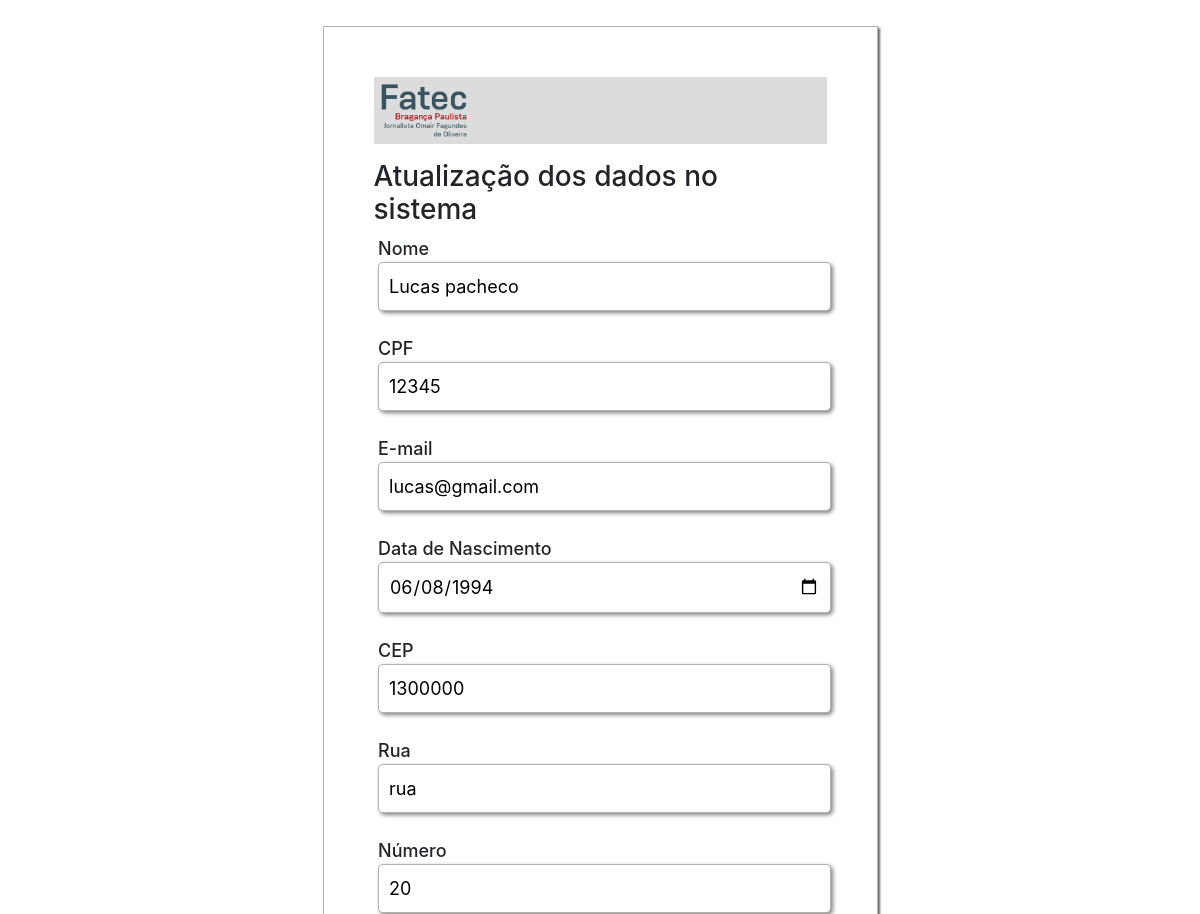
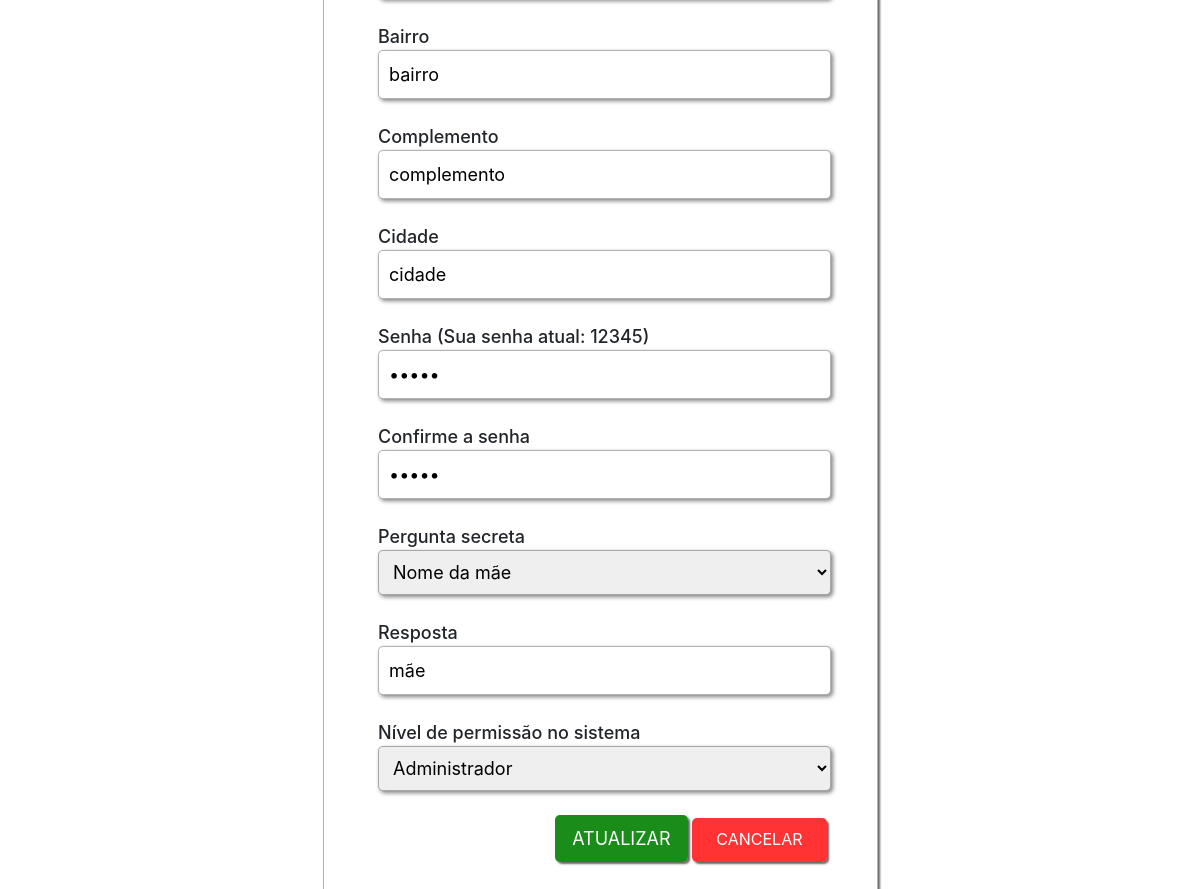
/php/usuario/editar.php (signed in), run on the app's committed database (2 pictures, top to bottom).
### tables this page shows
CREATE TABLE `usuario` (
  `cpf` varchar(45) NOT NULL,
  `senha` varchar(45) NOT NULL,
  `nome` varchar(45) NOT NULL,
  `email` varchar(80) NOT NULL,
  `data_nascimento` date NOT NULL,
  `cidade` varchar(45) NOT NULL,
  `bairro` varchar(45) NOT NULL,
  `rua` varchar(50) NOT NULL,
  `numero` tinyint(4) NOT NULL,
  `complemento` varchar(50) NOT NULL,
  `cep` varchar(45) NOT NULL,
  `pergunta` varchar(60) NOT NULL,
  `resposta` varchar(45) NOT NULL,
  `tipo` varchar(30) NOT NULL,
  `id_permissao` varchar(45) NOT NULL
);

### php/usuario/editar.php (the view, shortened to what this page needs)
<?php
include_once './../banco.php';
$id = '';
if (count($_GET) > 0) {
    $id = $_GET['id'];
}
else {
    $id = $_SESSION['id'];
}
$l = $pdo->query("SELECT * FROM usuario WHERE cpf = '{$id}'");
$listar = $l->fetch();
?>
<html>
    <head>
        <?php include_once './../../common/styles.php'; ?>
    </head>
    <body class="login">
        <div class="container">
            <div class="row">
                <div class="back col-md-12">
                <div class="form-register-user">
                    <div class="header-form">
                        <img src="./../../assets/img/logo-fatec.png" alt="logo">
                    </div>
                    <h3>Atualização dos dados no sistema</h3>
                    <form id="register-user" action="./funcoes-user.php?param=editar&id=<?php echo $id; ?>" method="POST">
                        <p class="titulos">Nome<input type="text" id="nome-usuario" name="nome" value="<?php echo $listar['nome']; ?>" required /></p><br />
                        <p class="titulos">CPF<input type="text" id="cpf" name="cpf" placeholder="Digite seu CPF" value="<?php echo $listar['cpf']; ?>" readonly  /></p><br />
                        <p class="titulos">E-mail<input type="email" id="email-novo-usuario" name="email" placeholder="nome@exemplo.com" value="<?php echo $listar['email']; ?>" /></p><br />
                        <p class="titulos">Data de Nascimento<input type="date" id="data" name="data" placeholder="00/00/0000" required value="<?php echo $listar['data_nascimento']; ?>" /></p><br />
                        <p class="titulos">CEP<input type="text" id="cep" name="cep" placeholder="Informe o seu CEP" required value="<?php echo $listar['cep']; ?>" /></p><br />
                        <p class="titulos">Rua<input type="text" id="rua" name="rua" placeholder="Informe o nome da sua Rua" value="<?php echo $listar['rua']; ?>" /></p><br />
                        <p class="titulos">Número<input type="number" id="numero" name="numero" placeholder="Informe o número" value="<?php echo $listar['numero']; ?>" /></p><br />
                        <p class="titulos">Bairro<input type="text" id="data" name="bairro" placeholder="Informe o seu bairro" value="<?php echo $listar['bairro']; ?>" /></p><br />
                        <p class="titulos">Complemento<input type="text" id="complemento" name="complemento" placeholder="Informe o complemento" value="<?php echo $listar['complemento']; ?>" /></p><br />
                        <p class="titulos">Cidade<input type="text" id="cidade" name="cidade" placeholder="Informe sua cidade" value="<?php echo $listar['cidade']; ?>" /></p><br />
                        <p class="titulos">Senha (Sua senha atual: <?php echo $listar['senha']; ?>)<input type="password" id="senha-novo-usuario" name="senha" placeholder="Digite sua senha" required value="<?php echo $listar['senha']; ?>"   /></p><br />
                        <p class="titulos">Confirme a senha<input type="password" id="confirma-senha" name="confirma-senha" placeholder="Digite sua senha" required value="<?php echo $listar['senha']; ?>" /></p><br />
                        <p class="titulos">Pergunta secreta<select id="register-options" name="pergunta" required >
                                <option value="<?php echo $listar['pergunta']; ?>"><?php echo $listar['pergunta']; ?></option>
                            </select></p><br />
                        <p class="titulos">Resposta<input type="text" id="nova-resposta-secreta" name="resposta" placeholder="Resposta para a pergunta secreta" required  value="<?php echo $listar['resposta']; ?>" /></p><br />
                        <p class="titulos">Nível de permissão no sistema<select id="permissao" name="nivel">
                                <option class="opt1" value="<?php echo $listar['tipo']; ?>"><?php echo $listar['tipo']; ?></option>
                            </select></p><br />
                        <input type="submit" id="cadastrar" name="fazer-cadastro" value="Atualizar" />
                        <a href="<?php echo SITEBASE; ?>" id="cancelar">Cancelar</a>
                    </form>
                </div>
            </div>
        </div>
    </body>
</html>

### assets/css/styles.css (style rules this page uses)
.container .form-login .titulos, .container .form-register-user .titulos { width: 100%; }
.form-register-user { display: block; width: 50%; margin: auto; padding: 50px; border: solid 1px rgba(0,0,0,0.3); margin-top: 50px; margin-bottom: 50px; background: #fff; box-shadow: 2px 2px 2px #696969; }
.form-register-user h3 { padding-top: 16px; }
.form-register-user .titulos { text-align: initial; }
.form-register-user .header-form { width: 100%; background: #dcdcdc; padding: 7px; }
.form-register-user .header-form img { width: 86px; height: auto; }
.form-register-user #register-user { display: block; text-align: right; }
.form-register-user #register-user p { margin-top: 0px; margin-bottom: 0; font-size: 18px; font-weight: 500; }
.form-register-user input, .form-register-user select { width: 100%; outline: none; border-radius: 5px; border: solid 1px rgba(0,0,0,0.3); padding: 10px; font-size: 18px; box-shadow: 2px 2px 4px grey; }
.form-register-user input { font-size: 18px; }
.form-register-user #cadastrar, .form-register-user #cancelar { border-radius: 5px; border: none; color: #fff; text-transform: uppercase; box-shadow: 2px 2px 2px #696969; margin-bottom: 23px; cursor: pointer; }
.form-register-user #cadastrar { padding: 10px; width: 133px; background: rgba(0,128,0,0.9); }
.form-register-user #cancelar { padding: 11px 24px 13px; width: 30%; background: rgba(255,0,0,0.8); }
.form-register-user #register-user a { text-decoration: none; }
body .container { margin-top: -24px; }
.container .titulos { font-size: 18px; width: 31%; margin: 1% 1%; font-weight: 500; }
.titulos { text-align: initial; }

### data on the page
usuario: nome "Lucas pacheco", cpf "12345", email "lucas@gmail.com", data "06/08/1994", cep "1300000", rua "rua", numero "20", bairro "bairro", complemento "complemento", cidade "cidade", senha "12345", pergunta "Nome da mãe", resposta "mãe", nivel "Administrador"
